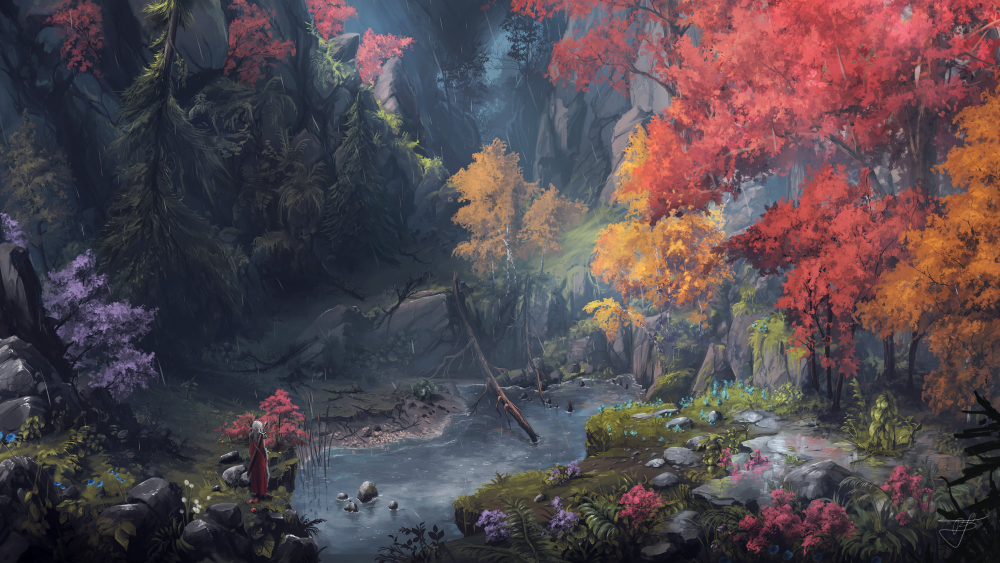
#> input picture Laboratory 2/image.jpg, 3000 x 1688 px, found by its file name (shown at 1/3 size)
$ python script.py
#> lines starting #> are read from the running program, lines starting #| are printed output that depends on the picture
# Laboratory 2 - 11.10.2023 - RGB to Grayscale Conversions

import cv2
import numpy as np


folder = './Laboratory 2/'
image_width = 900
image_height = 504
original_image = cv2.resize(cv2.imread(f'{folder}image.jpg'), (image_width, image_height))
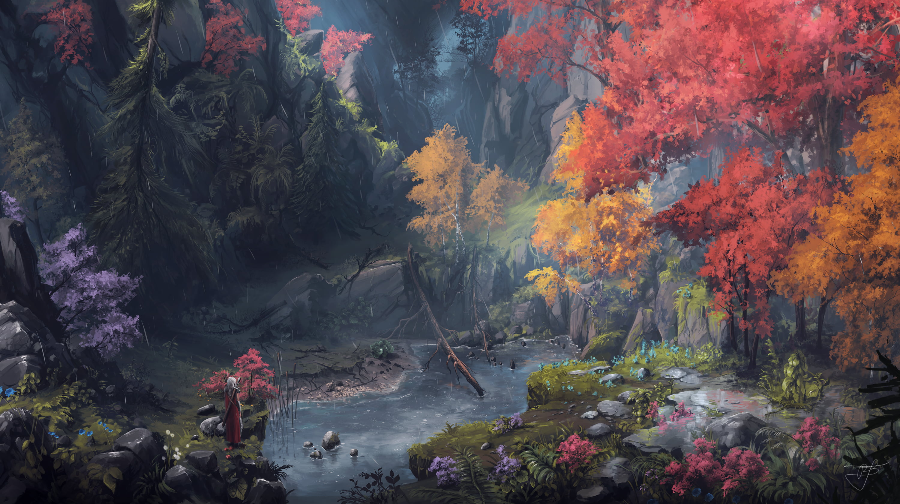
#> original_image: shape (504, 900, 3); mean B, G, R 77, 71.4, 83.6

def show_image(img, label='image', save=True):

#> called with label = 'Original image', save = True
    print(f'\n\n\t•Image label: {label} -> pixels from (300, 300) to (305, 305):', end=' ')
    for i in range(300, 305):
        for j in range(300, 305):
            print(img[i][j], end=' ')
#> this loop made 5 passes
#| [82 67 58] [85 70 61] [89 73 65] [90 75 66] [88 73 64]
#| [72 60 50] [76 64 54] [81 66 57] [80 66 56] [83 68 59]
#| [73 60 51] [76 64 54] [76 61 52] [75 60 52] [80 65 56]
#| [75 60 51] [74 59 50] [74 59 50] [72 57 48] [72 57 48]
#| [72 57 48] [71 56 47] [72 57 48] [71 56 47] [74 59 50]

    if save:
        cv2.imwrite(f'{folder}{label}.jpg', img)
    cv2.imshow(label,img)
    cv2.waitKey(0)
    cv2.destroyAllWindows()

show_image(original_image, 'Original image')

# ------------------- 2. Simple averaging -------------------


# 1. Simple averaging -> (R + G + B) / 3
simple_average = np.uint8(np.sum(original_image, axis=2) / 3)
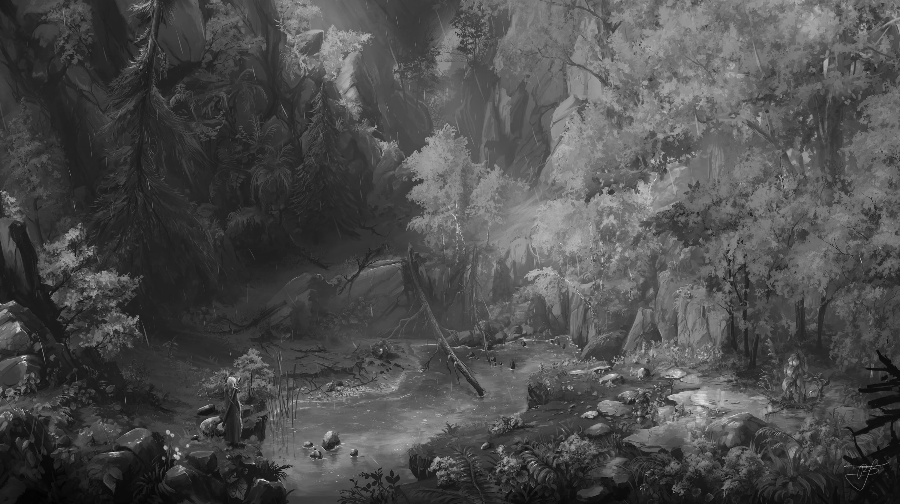
#> simple_average: shape (504, 900); min 2, max 241, mean 77
show_image(simple_average, 'Simple average')
#> the loop in show_image (call 2), `for i in range(300, 305):` made 5 passes
#| 69 72 75 77 75
#| 60 64 68 67 70
#| 61 64 63 62 67
#| 62 61 61 59 59
#| 59 58 59 58 61

# ------------------- 2. Weighted average -------------------

# 2.1. Gray = 0.3 * R + 0.59 * G + 0.11 * B
result_image = np.average(original_image, axis=2, weights=[0.3, 0.59, 0.11])
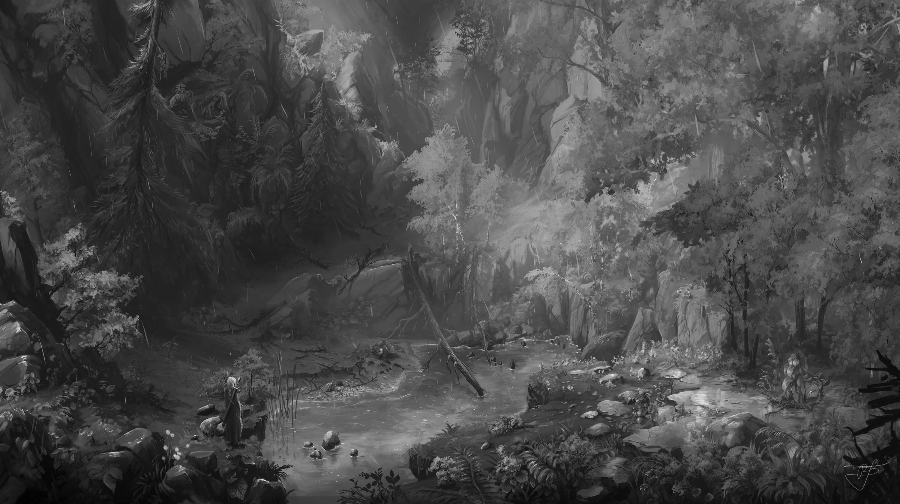
#> result_image: shape (504, 900) float64; min 2.1, max 239.6, mean 74.4
result_image = np.uint8(result_image)

show_image(result_image, 'Weighted average - 2.1')

# 2.2. Gray = 0.2126 * R + 0.7152 * G + 0.0722 * B
result_image = np.average(original_image, axis=2, weights=[0.2126, 0.7152, 0.0722])
result_image = np.uint8(result_image)

show_image(result_image, 'Weighted average - 2.2')

# 2.3. Gray = 0.299 * R + 0.587 * G + 0.114 * B
result_image = np.average(original_image, axis=2, weights=[0.299, 0.587, 0.114])
result_image = np.uint8(result_image)

show_image(result_image, 'Weighted average - 2.3')

# ------------------- 3. Decomposition -------------------

# Gray = (min(R, G, B) + max(R, G, B)) / 2
result_image = np.uint8((np.min(original_image, axis=2) + np.max(original_image, axis=2)) / 2)
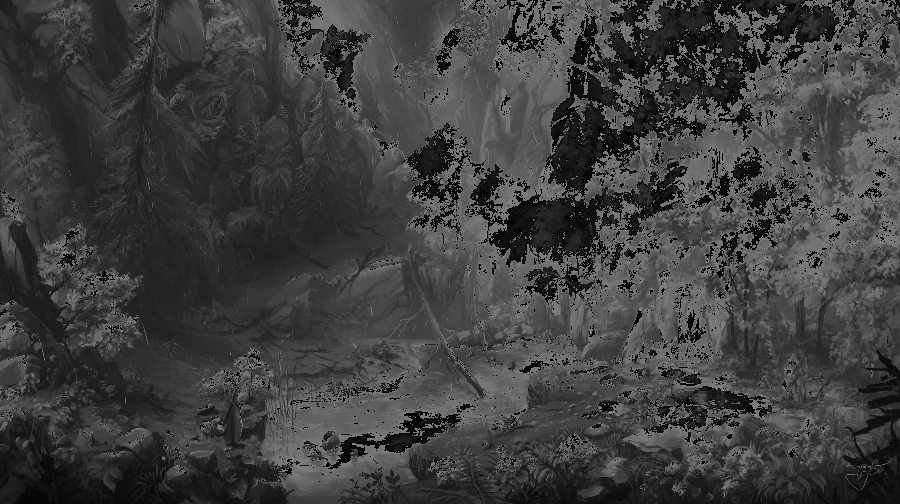
#> result_image: shape (504, 900); min 0, max 127, mean 63
show_image(result_image, 'Desaturation')

# ------------------- 4. Decomposition -------------------

# 4.1 Gray = max(R, G, B)
result_image = np.max(original_image, axis=2)
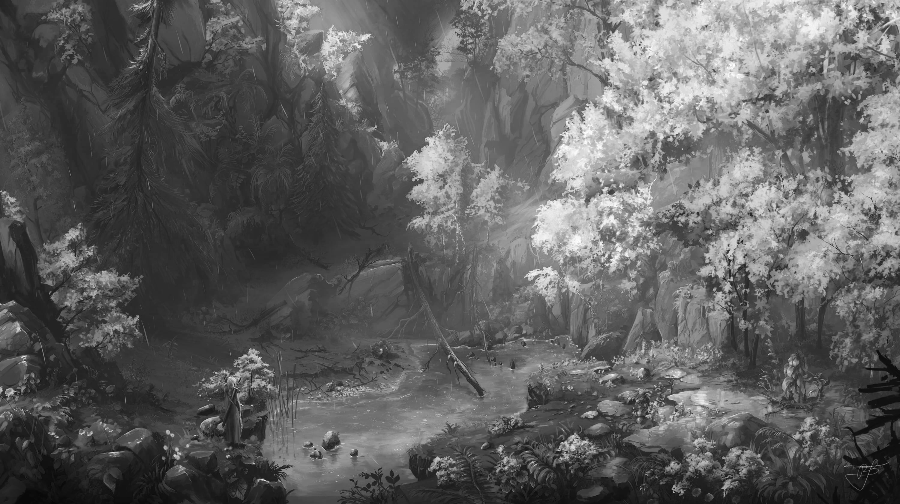
#> result_image: shape (504, 900); min 7, max 255, mean 95.8
show_image(result_image, 'Decomposition - 4.1')

# 4.2 Gray = min(R, G, B)
result_image = np.min(original_image, axis=2)
show_image(result_image, 'Decomposition - 4.2')

# ------------------- 5. Single colour channel -------------------

# 5.1 Gray = R
result_image = original_image[:, :, 0]
show_image(result_image, 'Single colour channel - 5.1')

# 5.2 Gray = G
result_image = original_image[:, :, 1]
show_image(result_image, 'Single colour channel - 5.2')

# 5.3 Gray = B
result_image = original_image[:, :, 2]
show_image(result_image, 'Single colour channel - 5.3')

# ------------------- 6. Custom number of grey shades -------------------

for shades in [2, 4, 8, 16, 32, 64, 128, 256]:
    divider = 256 / shades
    result_image = np.uint8(np.round(np.sum(original_image, axis=2) / 3 / divider) * divider)
    show_image(result_image, f'Custom number of grey shades - {shades}', save=False)

# ------------------- 7. Custom number of grey shades with error - Diffusion Dithering -------------------

# 6.1 The Floyd-Steinberg dithering algorithm
#   #     *    7/16
#  3/16  5/16  1/16

def nearest_color(pixel_color):
    return 0 if pixel_color < 256 / 2 else 256

result_image = np.zeros((image_height, image_width))
gray_image = np.uint8(np.sum(original_image, axis=2) / 3)

for i in range(image_height):
    for j in range(image_width):
        result_image[i][j] = nearest_color(gray_image[i][j])

        error = gray_image[i][j] - result_image[i][j]

        if j + 1 < image_width:
            gray_image[i][j + 1] += error * 7 / 16
        if i + 1 < image_height and j - 1 >= 0:
            gray_image[i + 1][j - 1] += error * 3 / 16
        if i + 1 < image_height:
            gray_image[i + 1][j] += error * 5 / 16
        if i + 1 < image_height and j + 1 < image_width:
            gray_image[i + 1][j + 1] += error * 1 / 16

show_image(result_image, 'Floyd-Steinberg dithering', save=True)


# 6.2 The mask for the Burkes dithering

#   #     *    8/32  4/32
#  2/32  4/32  8/32  4/32

def nearest_color(pixel_color):
    return 0 if pixel_color < 256 / 2 else 256

result_image = np.zeros((image_height, image_width))
gray_image = np.uint8(np.sum(original_image, axis=2) / 3)

for i in range(image_height):
    for j in range(image_width):
        result_image[i][j] = nearest_color(gray_image[i][j])

        error = gray_image[i][j] - result_image[i][j]

        if j + 1 < image_width:
            gray_image[i][j + 1] += error * 8 / 32
        if j + 2 < image_width:
            gray_image[i][j + 2] += error * 4 / 32
        if i + 1 < image_height and j - 2 >= 0:
            gray_image[i + 1][j - 2] += error * 2 / 32
        if i + 1 < image_height and j - 1 >= 0:
            gray_image[i + 1][j - 1] += error * 4 / 32
        if i + 1 < image_height:
            gray_image[i + 1][j] += error * 8 / 32
        if i + 1 < image_height and j + 1 < image_width:
            gray_image[i + 1][j + 1] += error * 4 / 32
        if i + 1 < image_height and j + 2 < image_width:
            gray_image[i + 1][j + 2] += error * 2 / 32

show_image(result_image, 'Burkes dithering', save=True)
